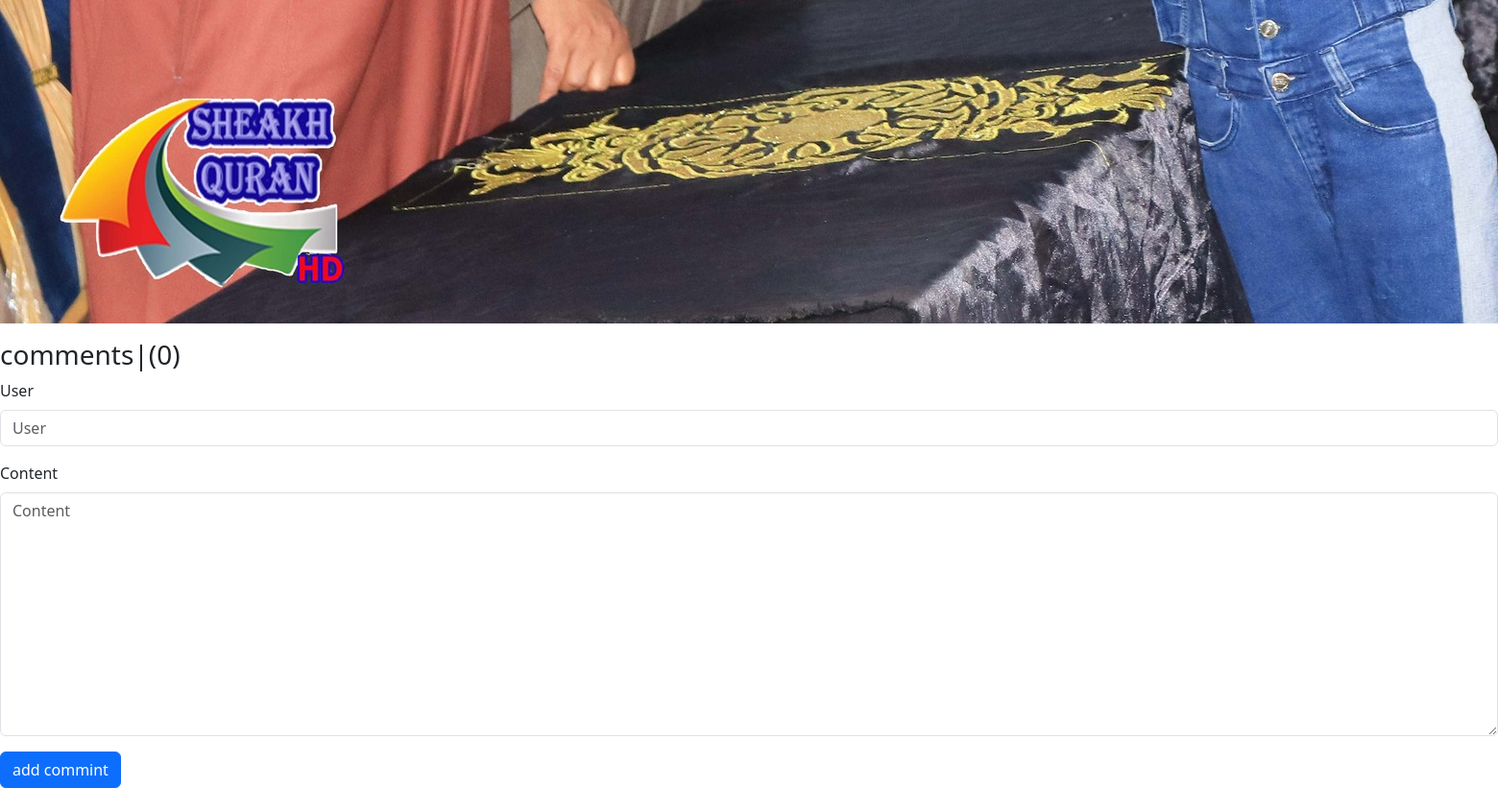
/posts/2 (lower part), run on an earlier commit of the app's database.
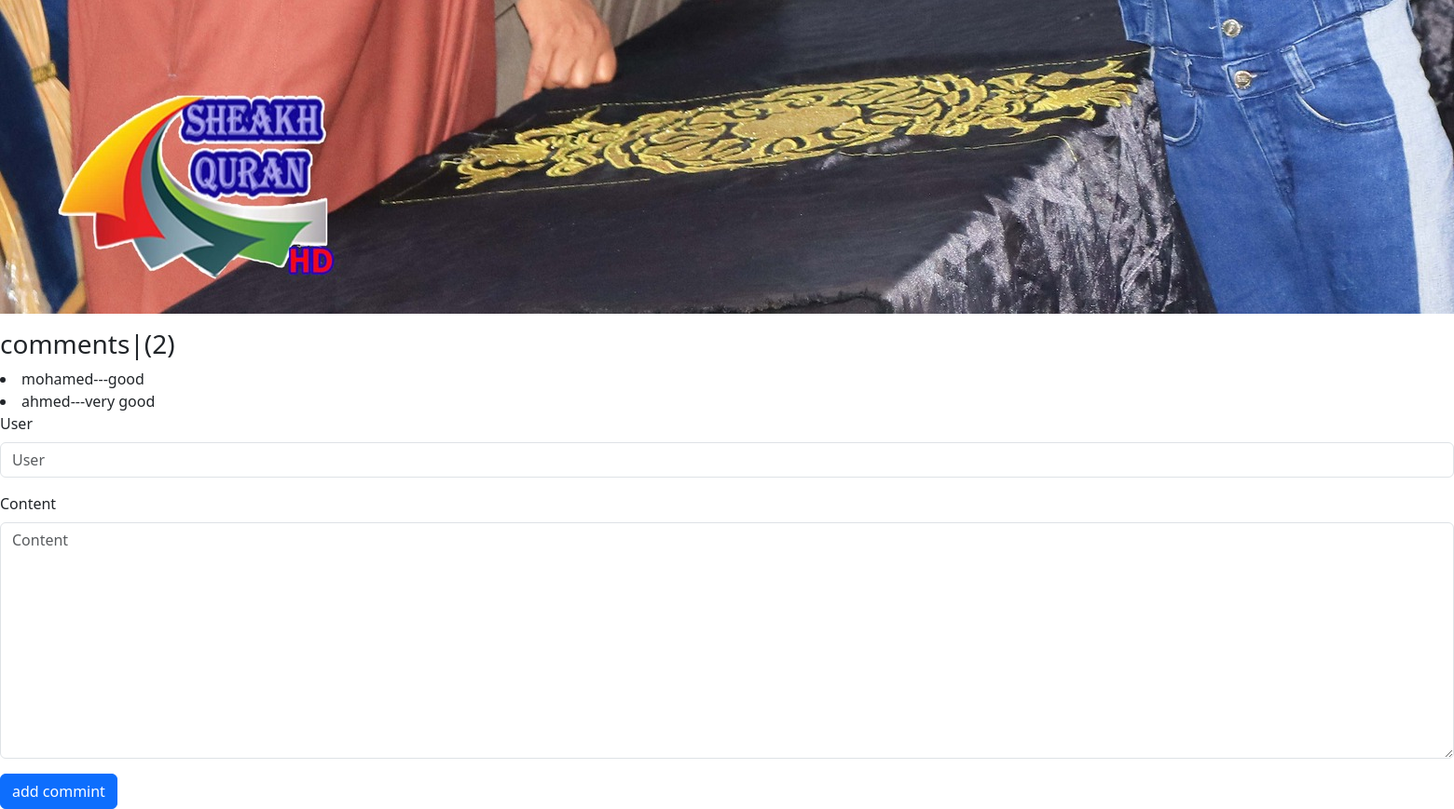
And on a later commit of the database.
### posts/models.py (models this page shows)
class Comment(models.Model):
    user=models.CharField(max_length=120)
    content=models.TextField(max_length=250)
    publish_date=models.DateTimeField(default=timezone.now)
    post=models.ForeignKey(Post,related_name='comment_post',on_delete=models.CASCADE)
    def __str__(self):
        return str(self.user)

### posts/views.py (the view)
# urls.py: path('<int:id>',post_detail),
def post_detail(request,id):
    post=Post.objects.get(id=id)
    comments=Comment.objects.filter(post=post)
    if request.method == 'POST':
        form=CommentForm(request.POST)
        if form.is_valid():
            myform=form.save(commit=False)
            myform.post=post
            form.save()
            return redirect('/posts/')
    else:
        form=CommentForm()
    context={
        'post':post,
        'comments':comments,
        'form':form,
    }
    return render(request,'posts/post_detail.html',context)

### posts/forms.py
class CommentForm(forms.ModelForm):
    class Meta:
        model=Comment
        fields=['user','content']

### posts/models.py (called while the page is built)
    def __str__(self):
        return self.title

### posts/templates/posts/post_detail.html (shortened to what this page needs)
{% load django_bootstrap5 %}
<!doctype html>
<html lang="en">
  <head>
    <link href="https://cdn.jsdelivr.net/npm/bootstrap@5.3.3/dist/css/bootstrap.min.css" rel="stylesheet">
  </head>
  <body>
    <div >
       <p>
        <img src="{{post.image.url}}" alt="">
       </p>
    </div>
  <div>
    <h3>comments|({{comments|length}})</h3>
    {%  for comment in comments %}
        <li>{{comment}}---{{comment.content}}</li>
    {% endfor %}
  </div>
  <form action="" method="Post">
    {% bootstrap_form form %}
    {% bootstrap_button button_type="submit" content="add commint" %}
  </form>
  </body>
</html>

What changed in the data, as far as the page shows it:
added Comment: user "mohamed", content "good"
added Comment: user "ahmed", content "very good"
Also different on the page:
{{ comments|length }}: "0" → "2"
